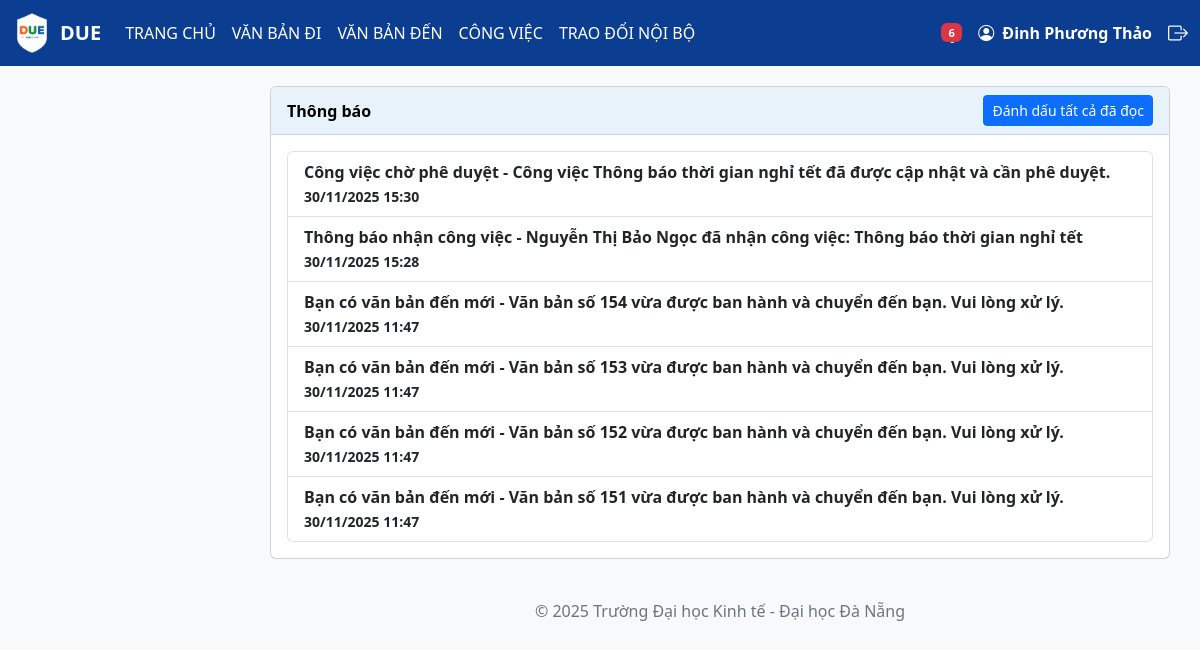
The page /thong_bao/ (signed in) on the database as committed earlier.
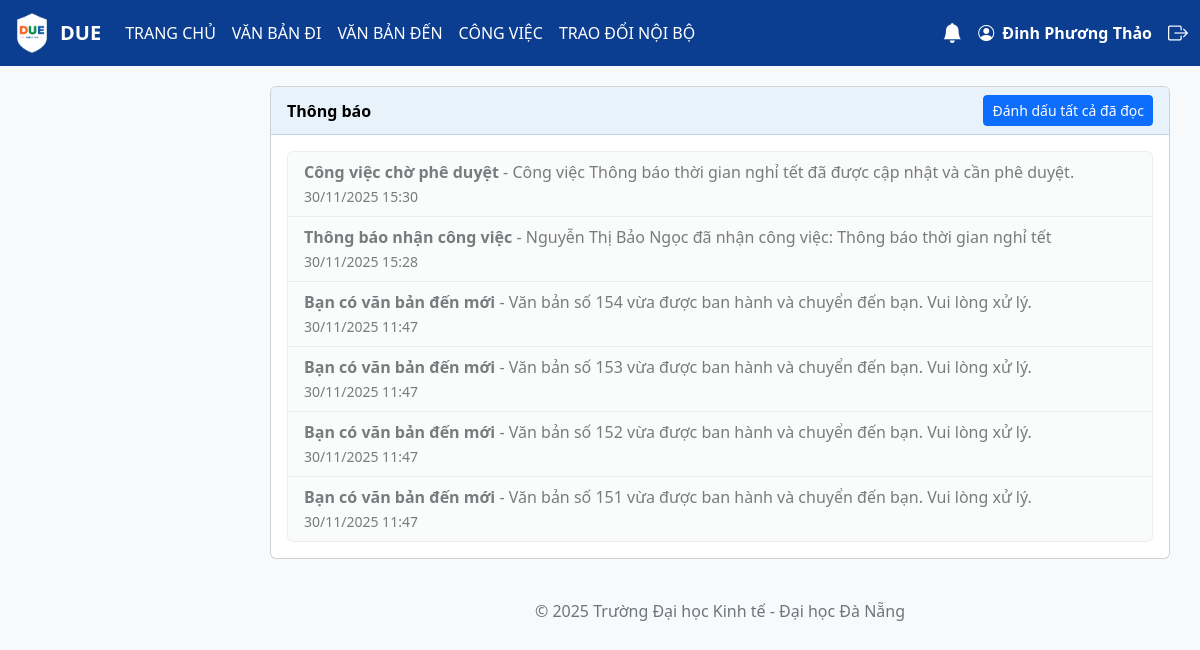
The same page on the database as committed later.
### model_share/models.py (models this page shows, shortened)
class Notification(models.Model):
    user = models.ForeignKey(User, on_delete=models.CASCADE, related_name="notifications")
    title = models.CharField(max_length=255)
    message = models.TextField()
    is_read = models.BooleanField(default=False)
    created_at = models.DateTimeField(auto_now_add=True)
    NOTI_TYPES = [
        ('duyet_van_ban', 'Duyệt văn bản đi'),
        ('phan_hoi_van_ban', 'Phản hồi văn bản đi'),
        ('van_ban_den', 'Văn bản đến'),
        ('cong_viec', 'Công việc'),
        ('trao_doi', 'Trao đổi nội bộ'),
    ]
    type = models.CharField(max_length=50, choices=NOTI_TYPES, default='cong_viec')
    related_id = models.IntegerField(null=True, blank=True)

### congviec/views.py (the view)
# urls.py: path('thong_bao/', views.thong_bao_list, name='thong_bao_list'),
@login_required(login_url='/accounts/login/')
def thong_bao_list(request):
    notifications = Notification.objects.filter(user=request.user).order_by('-created_at')
    return render(request, 'notifications/thong_bao_list.html', {'notifications': notifications})

### congviec/context_processors.py (called while the page is built)
def notifications(request):
    if request.user.is_authenticated:
        unread_count = Notification.objects.filter(user=request.user, is_read=False).count()
        notifications = Notification.objects.filter(user=request.user).order_by('-created_at')[:5]
        return {'unread_count': unread_count, 'notifications': notifications}
    return {'unread_count': 0, 'notifications': []}

### templates/notifications/thong_bao_list.html (shortened to what this page needs)
{% extends 'base.html' %}
{% block content %}
<div class="card">
    <div class="card-header fw-bold d-flex justify-content-between align-items-center">
        Thông báo
        {% if notifications|length > 0 %}
            <a href="{% url 'mark_all_as_read' %}" class="btn btn-sm btn-primary">Đánh dấu tất cả đã đọc</a>
        {% endif %}
    </div>
    <div class="card-body">
        {% if notifications %}
            <ul class="list-group">
                {% for noti in notifications %}
                    <li class="list-group-item {% if noti.is_read %}noti-read{% else %}noti-unread{% endif %}">
                        <strong>{{ noti.title }}</strong> - {{ noti.message }}
                        <br>
                        <small>{{ noti.created_at|date:"d/m/Y H:i" }}</small>
                    </li>
                {% endfor %}
            </ul>
        {% else %}
            <p>Không có thông báo nào.</p>
        {% endif %}
    </div>
</div>
{% endblock %}

### templates/base.html (shortened to what this page needs)
<!DOCTYPE html>
<html lang="vi">
<head>
  <link href="https://cdn.jsdelivr.net/npm/bootstrap@5.3.0/dist/css/bootstrap.min.css" rel="stylesheet">
  <link href="https://cdn.jsdelivr.net/npm/bootstrap-icons@1.10.5/font/bootstrap-icons.css" rel="stylesheet">
</head>
{% load static %}
<body>
<nav class="navbar navbar-expand-lg navbar-dark fixed-top">
  <div class="container-fluid">
    <a class="navbar-brand fw-bold d-flex align-items-center" href="/">
      <img src="{% static 'images/logo.due.png' %}" height="40" class="me-2" alt="Logo DUE">
      DUE
    </a>
    <div class="collapse navbar-collapse" id="navMenu">
      <ul class="navbar-nav me-auto mb-2 mb-lg-0">
        <li class="nav-item"><a class="nav-link" href="/">TRANG CHỦ</a></li>
        <li class="nav-item"><a class="nav-link" href="{% url 'lap_du_thao' %}">VĂN BẢN ĐI</a></li>
        <li class="nav-item"><a class="nav-link" href="{% url 'vanban_cho_xuly' %}">VĂN BẢN ĐẾN</a></li>
        <li class="nav-item"><a class="nav-link" href="{% url 'cong_viec_cho_xu_ly' %}">CÔNG VIỆC</a></li>
        <li class="nav-item"><a class="nav-link" href="{% url 'soan_tin' %}">TRAO ĐỔI NỘI BỘ</a></li>
      </ul>
      <div class="d-flex align-items-center position-relative">
        {% if user.is_authenticated %}
        <div class="dropdown me-3">
          <a class="text-white position-relative" href="#" role="button" id="dropdownNotification" data-bs-toggle="dropdown" aria-expanded="false">
            <i class="bi bi-bell-fill fs-5"></i>
            {% if unread_count > 0 %}
              <span class="badge bg-danger notification-badge">{{ unread_count }}</span>
            {% endif %}
          </a>
        </div>
        <a href="{% url 'profile' %}" class="text-white me-3 fw-bold text-decoration-none">
          <i class="bi bi-person-circle me-1"></i> {{ user.first_name }} {{ user.last_name }}
        </a>
        <a href="/accounts/logout/" class="text-white">
          <i class="bi bi-box-arrow-right fs-5"></i>
        </a>
        {% else %}
        <a href="/accounts/login/" class="text-white me-2">
          <i class="bi bi-person-circle fs-5"></i>
        </a>
        {% endif %}
      </div>
    </div>
  </div>
</nav>
<div class="content">
  {% block content %}{% endblock %}
  <footer>
    <p>© 2025 Trường Đại học Kinh tế - Đại học Đà Nẵng</p>
  </footer>
</div>
</body>
</html>

### templates/base.html (style rules this page uses)
body { background: #f8f9fa; padding-top: 56px; }
.navbar { background-color: #0b3d91; }
.navbar .nav-link, .navbar-brand { color: white !important; }
:root { --soft-blue: #e7f2fa; --soft-blue-border: #bcd7e8; }
.card-header { background-color: var(--soft-blue) !important; color: #000 !important; border-bottom: 1px solid var(--soft-blue-border) !important; }
.content { margin-left: 240px; padding: 30px; }
footer { text-align: center; color: #6c757d; margin-top: 40px; }

### templates/notifications/thong_bao_list.html (style rules this page uses)
.noti-read { opacity: 0.6; background-color: #f8f9fa; }

Rows that differ between the two databases and show on the page:
changed Notification "Công việc chờ phê duyệt": is_read False → True (drawn)
changed Notification "Thông báo nhận công việc": is_read False → True (drawn)
changed Notification "Văn bản số 154 vừa được ban hành và chuyển đến bạn. Vui lòng xử lý.": is_read False → True (drawn)
changed Notification "Văn bản số 153 vừa được ban hành và chuyển đến bạn. Vui lòng xử lý.": is_read False → True (drawn)
changed Notification "Văn bản số 152 vừa được ban hành và chuyển đến bạn. Vui lòng xử lý.": is_read False → True (drawn)
changed Notification "Văn bản số 151 vừa được ban hành và chuyển đến bạn. Vui lòng xử lý.": is_read False → True (drawn)
Other text that changed with them:
{{ unread_count }}: "6" → (not shown)
